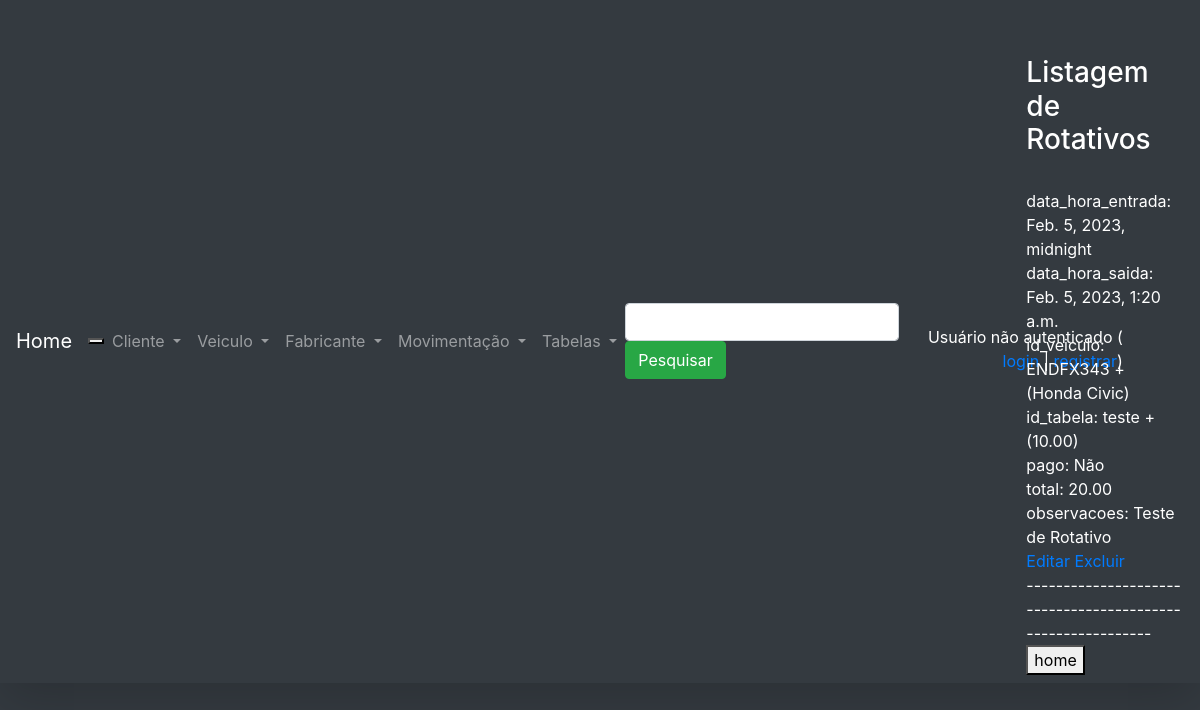
/listagem_rotativo/, run on the app's committed database.
### core/models.py (models this page shows, shortened)
class Rotativo(models.Model):
    data_hora_entrada = models.DateTimeField(auto_now=False, verbose_name='Entrada')
    data_hora_saida = models.DateTimeField(auto_now=False, blank=True, null=True, verbose_name='Saída')
    id_veiculo = models.ForeignKey(Veiculo, on_delete=models.CASCADE, verbose_name='Veículo')
    id_tabela = models.ForeignKey(TabelaPreco, on_delete=models.CASCADE, verbose_name='Preço')
    pago = models.BooleanField(default=False, blank=False, verbose_name='Pago')
    total = models.DecimalField(max_digits=10, decimal_places=2, verbose_name='Total')
    observacoes = models.TextField(blank=True, null=True, verbose_name='Obs.')
    class Meta:
        verbose_name_plural = 'Rotativos'

class Veiculo(models.Model):
    placa = models.CharField(max_length=10, verbose_name='Placa')
    modelo = models.CharField(max_length=30, blank=True, null=True, verbose_name='Modelo')
    fabricante_id = models.ForeignKey(Fabricante, on_delete=models.CASCADE, verbose_name='Fabricante')
    cliente_id = models.ForeignKey(Cliente, on_delete=models.CASCADE)
    cor = models.CharField(max_length=30, blank=True, null=True, verbose_name='Cor')
    ano = models.IntegerField(default=2023, blank=True, null=True, verbose_name='Ano')
    foto = models.ImageField(upload_to='foto_carro', blank=True, null=True, verbose_name='')
    def __str__(self):
        return f"{self.placa} + ({self.modelo})"
    class Meta:
        verbose_name_plural = 'Veiculos'

class TabelaPreco(models.Model):
    descricao = models.CharField(max_length=100, verbose_name='Descrição')
    valor = models.DecimalField(max_digits=10, decimal_places=2, verbose_name='Valor')
    class Meta:
        verbose_name_plural = 'TabelaPrecos'
    def __str__(self):
        return f"{self.descricao} + ({self.valor})"

### core/views.py (the view)
# urls.py: path('listagem_rotativo/', listagem_rotativo, name='url_listagem_rotativo'),
def listagem_rotativo(request):
    dados = Rotativo.objects.all()
    contexto = {'dados': dados, 'listagem':True}
    return render(request, 'core/listagem_rotativo.html', contexto)

### core/templates/core/listagem_rotativo.html (shortened to what this page needs)
{% extends 'base.html' %}
{% load static %}
{% block main %}
<h3>Listagem de Rotativos</h3><br>
{% for i in dados %}
data_hora_entrada: {{ i.data_hora_entrada }}<br>
data_hora_saida: {{ i.data_hora_saida }}<br>
id_veiculo: {{ i.id_veiculo }}<br>
id_tabela: {{ i.id_tabela }}<br>
pago: {% if i.pago %}
Sim
{% else %}
Não
{% endif %} <br>
total: {{ i.total }}<br>
observacoes: {{ i.observacoes }}<br>
<a href="{% url 'url_atualiza_rotativo' i.id %}">Editar</a>
<a href="{% url 'url_exclui_rotativo' i.id %}">Excluir</a>
<br>
-----------------------------------------------------------<br>
{% endfor %}
<button onclick="window.location.href='/'">home</button>
{% endblock %}

### data on the page
Rotativo: data_hora_entrada "Feb. 5, 2023, midnight", data_hora_saida "Feb. 5, 2023, 1:20 a.m.", id_veiculo "ENDFX343 + (Honda Civic)", id_tabela "teste + (10.00)", pago "Não", total "20.00", observacoes "Teste de Rotativo"
